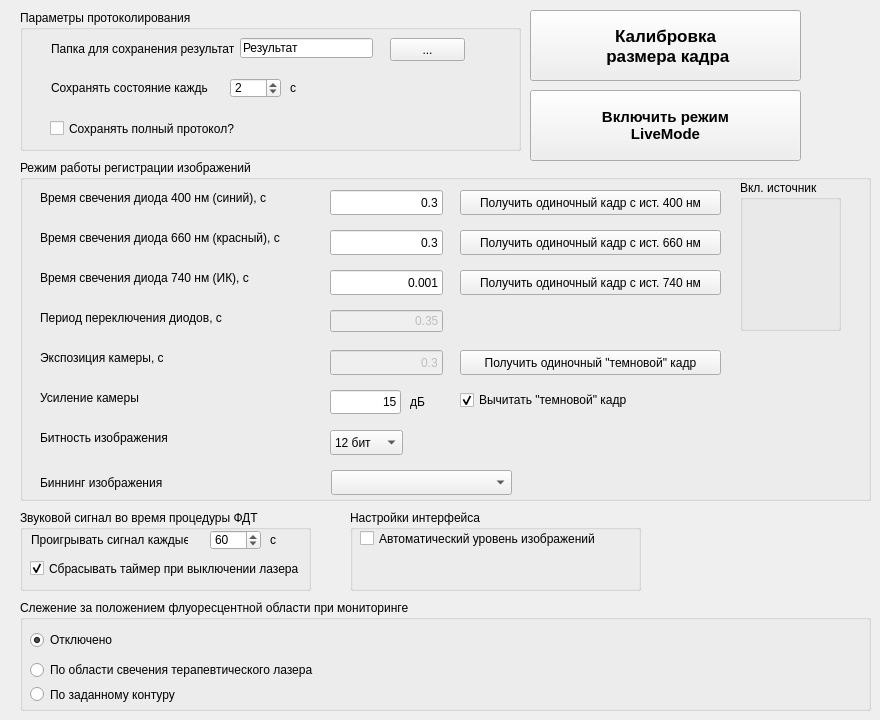
     <widget class="QWidget" name="tSettings">
      <attribute name="title">
       <string>Параметры</string>
      </attribute>
      <widget class="QGroupBox" name="groupBoxProtocol">
       <property name="geometry">
        <rect>
         <x>20</x>
         <y>10</y>
         <width>501</width>
         <height>141</height>
        </rect>
       </property>
       <property name="title">
        <string>Параметры протоколирования</string>
       </property>
       <widget class="QLabel" name="label_2">
        <property name="geometry">
         <rect>
          <x>31</x>
          <y>31</y>
          <width>183</width>
          <height>16</height>
         </rect>
        </property>
        <property name="text">
         <string>Папка для сохранения результатов</string>
        </property>
       </widget>
       <widget class="QLineEdit" name="eLoggingFolder">
        <property name="geometry">
         <rect>
          <x>220</x>
          <y>28</y>
          <width>133</width>
          <height>20</height>
         </rect>
        </property>
        <property name="text">
         <string>Результат</string>
        </property>
       </widget>
       <widget class="QLabel" name="label_3">
        <property name="geometry">
         <rect>
          <x>31</x>
          <y>70</y>
          <width>157</width>
          <height>16</height>
         </rect>
        </property>
        <property name="text">
         <string>Сохранять состояние каждые </string>
        </property>
       </widget>
       <widget class="QSpinBox" name="sTimer">
        <property name="geometry">
         <rect>
          <x>210</x>
          <y>68</y>
          <width>51</width>
          <height>20</height>
         </rect>
        </property>
        <property name="maximum">
         <number>10000</number>
        </property>
        <property name="value">
         <number>2</number>
        </property>
       </widget>
       <widget class="QLabel" name="label_4">
        <property name="geometry">
         <rect>
          <x>270</x>
          <y>70</y>
          <width>16</width>
          <height>16</height>
         </rect>
        </property>
        <property name="text">
         <string>c</string>
        </property>
       </widget>
       <widget class="QPushButton" name="pSaveResults">
        <property name="geometry">
         <rect>
          <x>370</x>
          <y>28</y>
          <width>75</width>
          <height>23</height>
         </rect>
        </property>
        <property name="text">
         <string>...</string>
        </property>
       </widget>
       <widget class="QCheckBox" name="cFullProtocolSave">
        <property name="geometry">
         <rect>
          <x>30</x>
          <y>110</y>
          <width>221</width>
          <height>17</height>
         </rect>
        </property>
        <property name="text">
         <string>Сохранять полный протокол?</string>
        </property>
        <property name="checked">
         <bool>false</bool>
        </property>
       </widget>
      </widget>
      <widget class="QPushButton" name="pCalibration">
       <property name="enabled">
        <bool>true</bool>
       </property>
       <property name="geometry">
        <rect>
         <x>530</x>
         <y>10</y>
         <width>271</width>
         <height>71</height>
        </rect>
       </property>
       <property name="font">
        <font>
         <pointsize>13</pointsize>
         <weight>75</weight>
         <bold>true</bold>
        </font>
       </property>
       <property name="text">
        <string>Калибровка
 размера кадра</string>
       </property>
      </widget>
      <widget class="QGroupBox" name="groupBoxRezime">
       <property name="enabled">
        <bool>true</bool>
       </property>
       <property name="geometry">
        <rect>
         <x>20</x>
         <y>160</y>
         <width>851</width>
         <height>341</height>
        </rect>
       </property>
       <property name="title">
        <string>Режим работы регистрации изображений</string>
       </property>
       <widget class="QLabel" name="label_5">
        <property name="geometry">
         <rect>
          <x>20</x>
          <y>30</y>
          <width>251</width>
          <height>16</height>
         </rect>
        </property>
        <property name="text">
         <string>Время свечения диода 400 нм (синий), c</string>
        </property>
       </widget>
       <widget class="QLabel" name="label_6">
        <property name="geometry">
         <rect>
          <x>20</x>
          <y>70</y>
          <width>261</width>
          <height>16</height>
         </rect>
        </property>
        <property name="text">
         <string>Время свечения диода 660 нм (красный), c</string>
        </property>
       </widget>
       <widget class="QLabel" name="label_7">
        <property name="geometry">
         <rect>
          <x>20</x>
          <y>110</y>
          <width>231</width>
          <height>16</height>
         </rect>
        </property>
        <property name="text">
         <string>Время свечения диода 740 нм (ИК), c</string>
        </property>
       </widget>
       <widget class="QLineEdit" name="e400Exposition">
        <property name="geometry">
         <rect>
          <x>310</x>
          <y>30</y>
          <width>113</width>
          <height>25</height>
         </rect>
        </property>
        <property name="toolTip">
         <string>&gt;= 0.001 c</string>
        </property>
        <property name="text">
         <string>0.3</string>
        </property>
        <property name="alignment">
         <set>Qt::AlignRight|Qt::AlignTrailing|Qt::AlignVCenter</set>
        </property>
       </widget>
       <widget class="QLineEdit" name="e660Exposition">
        <property name="geometry">
         <rect>
          <x>310</x>
          <y>70</y>
          <width>113</width>
          <height>25</height>
         </rect>
        </property>
        <property name="toolTip">
         <string>&gt;= 0.001 c</string>
        </property>
        <property name="text">
         <string>0.3</string>
        </property>
        <property name="alignment">
         <set>Qt::AlignRight|Qt::AlignTrailing|Qt::AlignVCenter</set>
        </property>
       </widget>
       <widget class="QLineEdit" name="e740Exposition">
        <property name="geometry">
         <rect>
          <x>310</x>
          <y>110</y>
          <width>113</width>
          <height>25</height>
         </rect>
        </property>
        <property name="toolTip">
         <string>&gt;= 0.001 c</string>
        </property>
        <property name="text">
         <string>0.001</string>
        </property>
        <property name="alignment">
         <set>Qt::AlignRight|Qt::AlignTrailing|Qt::AlignVCenter</set>
        </property>
       </widget>
       <widget class="QLineEdit" name="eCameraExposition">
        <property name="enabled">
         <bool>false</bool>
        </property>
        <property name="geometry">
         <rect>
          <x>310</x>
          <y>190</y>
          <width>113</width>
          <height>25</height>
         </rect>
        </property>
        <property name="toolTip">
         <string>Должен быть &gt;= 0.07 c и меньше, чем период переключения диодов</string>
        </property>
        <property name="text">
         <string>0.3</string>
        </property>
        <property name="alignment">
         <set>Qt::AlignRight|Qt::AlignTrailing|Qt::AlignVCenter</set>
        </property>
       </widget>
       <widget class="QLabel" name="label_9">
        <property name="geometry">
         <rect>
          <x>20</x>
          <y>190</y>
          <width>221</width>
          <height>16</height>
         </rect>
        </property>
        <property name="text">
         <string>Экспозиция камеры, c</string>
        </property>
       </widget>
       <widget class="QLabel" name="label_10">
        <property name="geometry">
         <rect>
          <x>20</x>
          <y>150</y>
          <width>221</width>
          <height>16</height>
         </rect>
        </property>
        <property name="text">
         <string>Период переключения диодов, c</string>
        </property>
       </widget>
       <widget class="QLineEdit" name="ePeriod">
        <property name="enabled">
         <bool>false</bool>
        </property>
        <property name="geometry">
         <rect>
          <x>310</x>
          <y>150</y>
          <width>113</width>
          <height>22</height>
         </rect>
        </property>
        <property name="toolTip">
         <string>Должен быть &gt;= 0.1 c и больше, чем экспозиция камеры </string>
        </property>
        <property name="statusTip">
         <string/>
        </property>
        <property name="whatsThis">
         <string/>
        </property>
        <property name="text">
         <string comment="Не ниже 0.1" extracomment="Не ниже 0.1">0.35</string>
        </property>
        <property name="alignment">
         <set>Qt::AlignRight|Qt::AlignTrailing|Qt::AlignVCenter</set>
        </property>
        <property name="placeholderText">
         <string/>
        </property>
       </widget>
       <widget class="QLabel" name="label_11">
        <property name="geometry">
         <rect>
          <x>20</x>
          <y>230</y>
          <width>221</width>
          <height>16</height>
         </rect>
        </property>
        <property name="text">
         <string>Усиление камеры</string>
        </property>
       </widget>
       <widget class="QLineEdit" name="eCameraGain">
        <property name="geometry">
         <rect>
          <x>310</x>
          <y>230</y>
          <width>71</width>
          <height>24</height>
         </rect>
        </property>
        <property name="toolTip">
         <string>от 15 до 41 дБ</string>
        </property>
        <property name="text">
         <string>15</string>
        </property>
        <property name="alignment">
         <set>Qt::AlignRight|Qt::AlignTrailing|Qt::AlignVCenter</set>
        </property>
       </widget>
       <widget class="QLabel" name="label_12">
        <property name="geometry">
         <rect>
          <x>390</x>
          <y>234</y>
          <width>221</width>
          <height>16</height>
         </rect>
        </property>
        <property name="text">
         <string>дБ</string>
        </property>
       </widget>
       <widget class="QCheckBox" name="cNoneNormilize">
        <property name="geometry">
         <rect>
          <x>440</x>
          <y>230</y>
          <width>261</width>
          <height>20</height>
         </rect>
        </property>
        <property name="text">
         <string>Вычитать &quot;темновой&quot; кадр</string>
        </property>
        <property name="checked">
         <bool>true</bool>
        </property>
       </widget>
       <widget class="QPushButton" name="pBlueSingle">
        <property name="geometry">
         <rect>
          <x>440</x>
          <y>30</y>
          <width>261</width>
          <height>25</height>
         </rect>
        </property>
        <property name="text">
         <string>Получить одиночный кадр с ист. 400 нм</string>
        </property>
       </widget>
       <widget class="QPushButton" name="pRedSingle">
        <property name="geometry">
         <rect>
          <x>440</x>
          <y>70</y>
          <width>261</width>
          <height>25</height>
         </rect>
        </property>
        <property name="text">
         <string>Получить одиночный кадр с ист. 660 нм</string>
        </property>
       </widget>
       <widget class="QPushButton" name="pIRSingle">
        <property name="geometry">
         <rect>
          <x>440</x>
          <y>110</y>
          <width>261</width>
          <height>25</height>
         </rect>
        </property>
        <property name="text">
         <string>Получить одиночный кадр с ист. 740 нм</string>
        </property>
       </widget>
       <widget class="QPushButton" name="pNoneSingle">
        <property name="geometry">
         <rect>
          <x>440</x>
          <y>190</y>
          <width>261</width>
          <height>25</height>
         </rect>
        </property>
        <property name="text">
         <string>Получить одиночный &quot;темновой&quot; кадр</string>
        </property>
       </widget>
       <widget class="QLabel" name="label_13">
        <property name="geometry">
         <rect>
          <x>20</x>
          <y>270</y>
          <width>221</width>
          <height>16</height>
         </rect>
        </property>
        <property name="text">
         <string>Битность изображения</string>
        </property>
       </widget>
       <widget class="QComboBox" name="cCameraBit">
        <property name="geometry">
         <rect>
          <x>310</x>
          <y>270</y>
          <width>73</width>
          <height>25</height>
         </rect>
        </property>
        <property name="currentIndex">
         <number>1</number>
        </property>
        <item>
         <property name="text">
          <string>8 бит</string>
         </property>
        </item>
        <item>
         <property name="text">
          <string>12 бит</string>
         </property>
        </item>
       </widget>
       <widget class="QLabel" name="label_14">
        <property name="geometry">
         <rect>
          <x>20</x>
          <y>315</y>
          <width>221</width>
          <height>16</height>
         </rect>
        </property>
        <property name="text">
         <string>Биннинг изображения</string>
        </property>
       </widget>
       <widget class="QComboBox" name="cCameraBinning">
        <property name="geometry">
         <rect>
          <x>311</x>
          <y>310</y>
          <width>181</width>
          <height>25</height>
         </rect>
        </property>
        <property name="currentIndex">
         <number>-1</number>
        </property>
       </widget>
       <widget class="QGroupBox" name="groupBoxLedSources">
        <property name="geometry">
         <rect>
          <x>720</x>
          <y>20</y>
          <width>101</width>
          <height>151</height>
         </rect>
        </property>
        <property name="title">
         <string>Вкл. источник</string>
        </property>
        <widget class="QLed" name="widget_led740" native="true">
         <property name="geometry">
          <rect>
           <x>30</x>
           <y>100</y>
           <width>41</width>
           <height>31</height>
          </rect>
         </property>
        </widget>
        <widget class="QLed" name="widget_led400" native="true">
         <property name="geometry">
          <rect>
           <x>30</x>
           <y>20</y>
           <width>41</width>
           <height>31</height>
          </rect>
         </property>
        </widget>
        <widget class="QLed" name="widget_led660" native="true">
         <property name="geometry">
          <rect>
           <x>30</x>
           <y>60</y>
           <width>41</width>
           <height>31</height>
          </rect>
         </property>
        </widget>
       </widget>
      </widget>
      <widget class="QPushButton" name="pLiveMode">
       <property name="geometry">
        <rect>
         <x>530</x>
         <y>90</y>
         <width>271</width>
         <height>71</height>
        </rect>
       </property>
       <property name="font">
        <font>
         <pointsize>11</pointsize>
         <weight>75</weight>
         <bold>true</bold>
        </font>
       </property>
       <property name="text">
        <string>Включить режим 
LiveMode</string>
       </property>
      </widget>
      <widget class="QGroupBox" name="groupWatch">
       <property name="geometry">
        <rect>
         <x>20</x>
         <y>600</y>
         <width>851</width>
         <height>111</height>
        </rect>
       </property>
       <property name="title">
        <string>Слежение за положением флуоресцентной области при мониторинге</string>
       </property>
       <widget class="QRadioButton" name="rShadowingNone">
        <property name="geometry">
         <rect>
          <x>10</x>
          <y>30</y>
          <width>95</width>
          <height>20</height>
         </rect>
        </property>
        <property name="text">
         <string>Отключено</string>
        </property>
        <property name="checked">
         <bool>true</bool>
        </property>
       </widget>
       <widget class="QRadioButton" name="rShadowingGlare">
        <property name="geometry">
         <rect>
          <x>10</x>
          <y>60</y>
          <width>321</width>
          <height>20</height>
         </rect>
        </property>
        <property name="text">
         <string>По области свечения терапевтического лазера</string>
        </property>
        <property name="checked">
         <bool>false</bool>
        </property>
       </widget>
       <widget class="QRadioButton" name="rShadowingContour">
        <property name="geometry">
         <rect>
          <x>10</x>
          <y>86</y>
          <width>301</width>
          <height>17</height>
         </rect>
        </property>
        <property name="text">
         <string>По заданному контуру</string>
        </property>
       </widget>
      </widget>
      <widget class="QGroupBox" name="groupBeep">
       <property name="geometry">
        <rect>
         <x>20</x>
         <y>510</y>
         <width>291</width>
         <height>81</height>
        </rect>
       </property>
       <property name="title">
        <string>Звуковой сигнал во время процедуры ФДТ</string>
       </property>
       <widget class="QLabel" name="label_16">
        <property name="geometry">
         <rect>
          <x>250</x>
          <y>22</y>
          <width>121</width>
          <height>16</height>
         </rect>
        </property>
        <property name="text">
         <string>c</string>
        </property>
       </widget>
       <widget class="QLabel" name="label_17">
        <property name="geometry">
         <rect>
          <x>11</x>
          <y>22</y>
          <width>157</width>
          <height>16</height>
         </rect>
        </property>
        <property name="text">
         <string>Проигрывать сигнал каждые</string>
        </property>
       </widget>
       <widget class="QSpinBox" name="sTimerBeep">
        <property name="geometry">
         <rect>
          <x>190</x>
          <y>20</y>
          <width>51</width>
          <height>20</height>
         </rect>
        </property>
        <property name="minimum">
         <number>1</number>
        </property>
        <property name="maximum">
         <number>10000</number>
        </property>
        <property name="value">
         <number>60</number>
        </property>
       </widget>
       <widget class="QCheckBox" name="cResetBeepTimer">
        <property name="geometry">
         <rect>
          <x>10</x>
          <y>50</y>
          <width>371</width>
          <height>17</height>
         </rect>
        </property>
        <property name="text">
         <string>Сбрасывать таймер при выключении лазера</string>
        </property>
        <property name="checked">
         <bool>true</bool>
        </property>
       </widget>
      </widget>
      <widget class="QGroupBox" name="groupBeep_3">
       <property name="geometry">
        <rect>
         <x>350</x>
         <y>510</y>
         <width>291</width>
         <height>81</height>
        </rect>
       </property>
       <property name="title">
        <string>Настройки интерфейса</string>
       </property>
       <widget class="QCheckBox" name="cAutoLevel">
        <property name="geometry">
         <rect>
          <x>10</x>
          <y>20</y>
          <width>371</width>
          <height>17</height>
         </rect>
        </property>
        <property name="text">
         <string>Автоматический уровень изображений</string>
        </property>
        <property name="checked">
         <bool>false</bool>
        </property>
       </widget>
      </widget>
     </widget>
